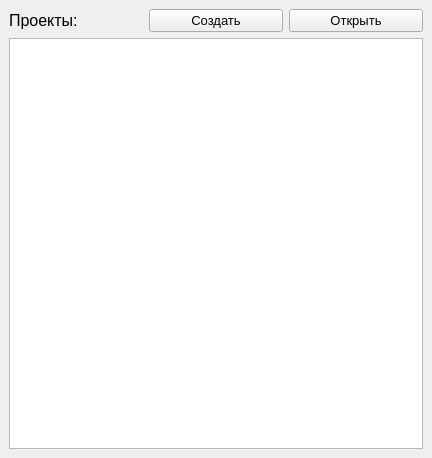
<?xml version="1.0" encoding="UTF-8"?>
<ui version="4.0">
 <class>MainWindow</class>
 <widget class="QMainWindow" name="MainWindow">
  <property name="geometry">
   <rect>
    <x>0</x>
    <y>0</y>
    <width>432</width>
    <height>458</height>
   </rect>
  </property>
  <property name="windowTitle">
   <string>Открыть или создать новый проект</string>
  </property>
  <property name="windowIcon">
   <iconset resource="../res/Resource.qrc">
    <normaloff>:/Application/icon 24 x 24.png</normaloff>:/Application/icon 24 x 24.png</iconset>
  </property>
  <widget class="QWidget" name="centralwidget">
   <layout class="QVBoxLayout" name="verticalLayout">
    <item>
     <layout class="QHBoxLayout" name="horizontalLayout">
      <item>
       <widget class="QLabel" name="ProjectsLabel">
        <property name="font">
         <font>
          <pointsize>12</pointsize>
         </font>
        </property>
        <property name="text">
         <string>Проекты:</string>
        </property>
       </widget>
      </item>
      <item>
       <widget class="QPushButton" name="CreateProject">
        <property name="font">
         <font>
          <pointsize>10</pointsize>
         </font>
        </property>
        <property name="text">
         <string>Создать</string>
        </property>
        <property name="icon">
         <iconset resource="../res/Resource.qrc">
          <normaloff>:/Application/new.png</normaloff>:/Application/new.png</iconset>
        </property>
       </widget>
      </item>
      <item>
       <widget class="QPushButton" name="OpenProject">
        <property name="font">
         <font>
          <pointsize>10</pointsize>
         </font>
        </property>
        <property name="text">
         <string>Открыть</string>
        </property>
        <property name="icon">
         <iconset resource="../res/Resource.qrc">
          <normaloff>:/Application/open.png</normaloff>:/Application/open.png</iconset>
        </property>
       </widget>
      </item>
     </layout>
    </item>
    <item>
     <widget class="QListView" name="ProjectsListView"/>
    </item>
   </layout>
  </widget>
 </widget>
 <resources>
  <include location="../res/Resource.qrc"/>
 </resources>
 <connections/>
</ui>
